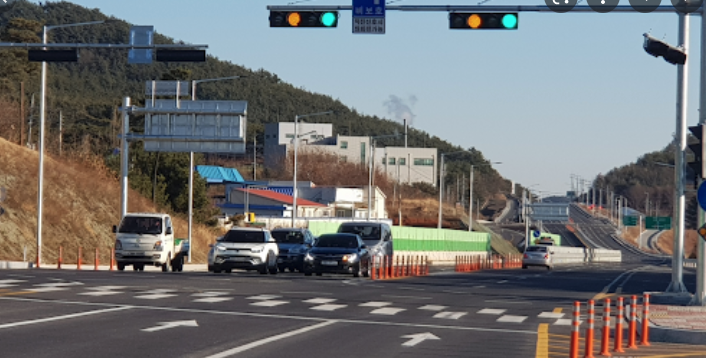
#> input picture aws-rekognition/roadImage.png, 706 x 358 px
$ python readJson.py
#> lines starting #> are read from the running program, lines starting #| are printed output that depends on the picture
from PIL import Image, ImageDraw

response = {'Labels': [{'Name': 'Traffic Light', 'Confidence': 98.84614562988281, 'Instances': [{'BoundingBox': {'Width': 0.09542803466320038, 'Height': 0.054648105055093765, 'Left': 0.6379751563072205, 'Top': 0.025586599484086037}, 'Confidence': 98.84614562988281}, {'BoundingBox': {'Width': 0.100229412317276, 'Height': 0.057023629546165466, 'Left': 0.37981897592544556, 'Top': 0.021756276488304138}, 'Confidence': 93.4988784790039}], 'Parents': [{'Name': 'Light'}]}, {'Name': 'Light', 'Confidence': 98.84614562988281, 'Instances': [], 'Parents': []}, {'Name': 'Road', 'Confidence': 98.15386199951172, 'Instances': [], 'Parents': []}, {'Name': 'Pedestrian', 'Confidence': 83.07437133789062, 'Instances': [], 'Parents': []}, {'Name': 'Car', 'Confidence': 81.62721252441406, 'Instances': [{'BoundingBox': {'Width': 0.10168305784463882, 'Height': 0.13919740915298462, 'Left': 0.29563549160957336, 'Top': 0.6274600028991699}, 'Confidence': 81.62721252441406}, {'BoundingBox': {'Width': 0.06280136853456497, 'Height': 0.12636396288871765, 'Left': 0.38132497668266296, 'Top': 0.6371245384216309}, 'Confidence': 73.0966567993164}], 'Parents': [{'Name': 'Vehicle'}, {'Name': 'Transportation'}]}, {'Name': 'Transportation', 'Confidence': 81.62721252441406, 'Instances': [], 'Parents': []}, {'Name': 'Vehicle', 'Confidence': 81.62721252441406, 'Instances': [], 'Parents': [{'Name': 'Transportation'}]}, {'Name': 'Automobile', 'Confidence': 81.62721252441406, 'Instances': [], 'Parents': [{'Name': 'Vehicle'}, {'Name': 'Transportation'}]}, {'Name': 'Tarmac', 'Confidence': 73.10357666015625, 'Instances': [], 'Parents': []}, {'Name': 'Asphalt', 'Confidence': 73.10357666015625, 'Instances': [], 'Parents': []}], 'LabelModelVersion': '2.0', 'ResponseMetadata': {'RequestId': '3c6acc43-ed14-4d15-891f-bb601007becd', 'HTTPStatusCode': 200, 'HTTPHeaders': {'x-amzn-requestid': '3c6acc43-ed14-4d15-891f-bb601007becd', 'content-type': 'application/x-amz-json-1.1', 'content-length': '1587', 'date': 'Tue, 12 Oct 2021 01:59:26 GMT'}, 'RetryAttempts': 0}}

photo = 'roadImage.png'
img = Image.open(photo)
#> img is the input picture: PIL image 706x358 RGBA; mean R, G, B, A 113.4, 114.3, 114.9, 255

imgWidth, imgHeight = img.size
#> imgWidth = 706; imgHeight = 358
draw = ImageDraw.Draw(img)

# print('Name : ', response['Labels'][0]['Name'])
# print('Confidence : ', response['Labels'][0]['Confidence'])


if response['Labels'][0]['Instances'] != []:
    for i in range(len(response['Labels'][0]['Instances'])):
        # print('Locate %d : '%i, response['Labels'][0]['Instances'][i])
        box = response['Labels'][0]['Instances'][i]['BoundingBox']
        left = imgWidth * box['Left']
        top = imgHeight * box['Top']
        width = imgWidth * box['Width']
        height = imgHeight * box['Height']

        points = (
            (left,top),
            (left + width, top),
            (left + width, top + height),
            (left , top + height),
            (left, top)
        )
        draw.line(points, fill='#00d400', width=2)

img.show()
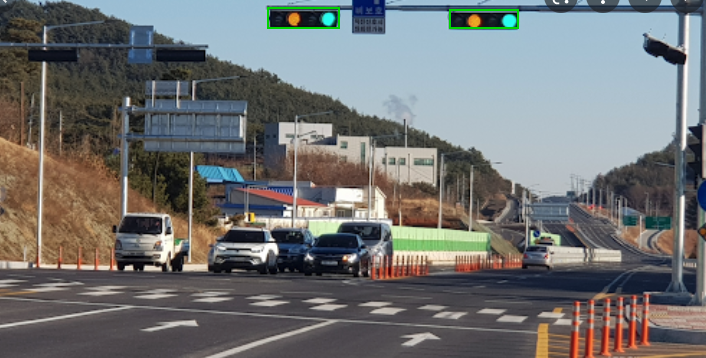
#> shown: PIL image 706x358 RGBA; mean R, G, B, A 113.2, 114.6, 114.6, 255
